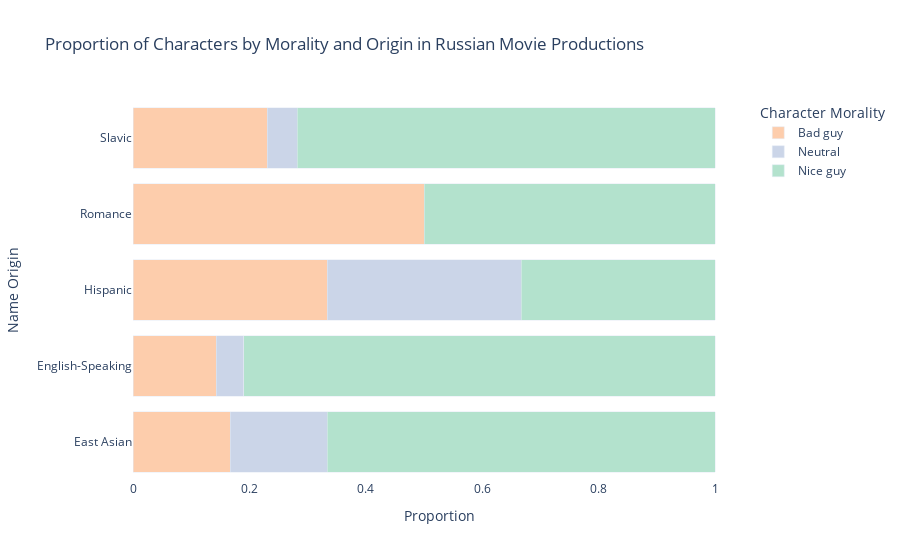

Notebook cell for this chart:
### Markdown cell above
### 5.2.2 In Russian Movie Productions

### Code cell
df_rus2 = df_rus.groupby(['Ethnicity','Interpretation_SA'])['Count'].sum().reset_index().copy()

df_rus2['Proportion'] = df_rus2.groupby('Ethnicity')['Count'].transform(lambda x: x / x.sum())

proportion_plot(df_rus2,"Proportion of Characters by Morality and Origin in Russian Movie Productions")
fig.write_html("plots/us-urss3.html")

### Figure 1 — Plotly figure (JSON) as saved in the notebook; plotly's stock layout.template omitted (floating-point values rounded to 4 significant figures)
{"data": [{"alignmentgroup": "True", "hovertemplate": "Character Morality=Bad guy<br>Proportion=%{x}<br>Name Origin=%{y}<extra></extra>", "legendgroup": "Bad guy", "marker": {"color": "#FDCDAC", "pattern": {"shape": ""}}, "name": "Bad guy", "offsetgroup": "Bad guy", "orientation": "h", "showlegend": true, "textposition": "auto", "type": "bar", "x": [0.1667, 0.1429, 0.3333, 0.5, 0.2308], "xaxis": "x", "y": ["East Asian", "English-Speaking", "Hispanic", "Romance", "Slavic"], "yaxis": "y"}, {"alignmentgroup": "True", "hovertemplate": "Character Morality=Neutral<br>Proportion=%{x}<br>Name Origin=%{y}<extra></extra>", "legendgroup": "Neutral", "marker": {"color": "#CBD5E8", "pattern": {"shape": ""}}, "name": "Neutral", "offsetgroup": "Neutral", "orientation": "h", "showlegend": true, "textposition": "auto", "type": "bar", "x": [0.1667, 0.04762, 0.3333, null, 0.05128], "xaxis": "x", "y": ["East Asian", "English-Speaking", "Hispanic", "Romance", "Slavic"], "yaxis": "y"}, {"alignmentgroup": "True", "hovertemplate": "Character Morality=Nice guy<br>Proportion=%{x}<br>Name Origin=%{y}<extra></extra>", "legendgroup": "Nice guy", "marker": {"color": "#B3E2CD", "pattern": {"shape": ""}}, "name": "Nice guy", "offsetgroup": "Nice guy", "orientation": "h", "showlegend": true, "textposition": "auto", "type": "bar", "x": [0.6667, 0.8095, 0.3333, 0.5, 0.7179], "xaxis": "x", "y": ["East Asian", "English-Speaking", "Hispanic", "Romance", "Slavic"], "yaxis": "y"}], "layout": {"bargap": 0.2, "barmode": "stack", "legend": {"title": {"text": "Character Morality"}, "tracegroupgap": 0}, "plot_bgcolor": "white", "title": {"text": "Proportion of Characters by Morality and Origin in Russian Movie Productions"}, "xaxis": {"anchor": "y", "domain": [0, 1], "showgrid": false, "title": {"text": "Proportion"}}, "yaxis": {"anchor": "x", "domain": [0, 1], "showgrid": false, "title": {"text": "Name Origin"}}}}
